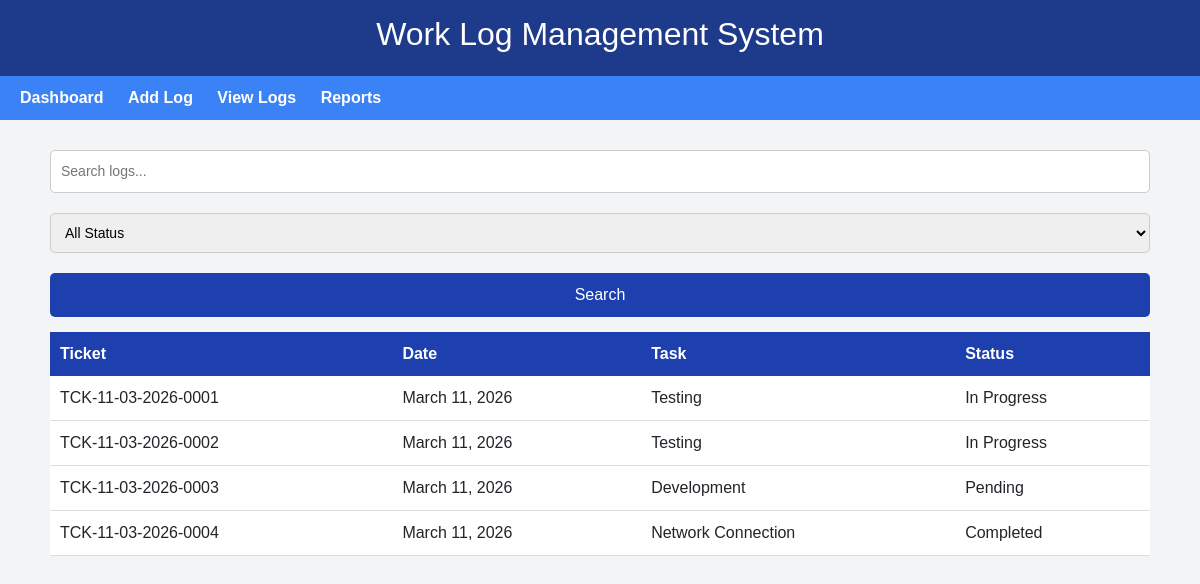
The app's page /view/ (signed in) with its own data.
### work_log/models.py (models this page shows, shortened)
class WorkLog(models.Model):
    STATUS_CHOICES = [
        ('Pending', 'Pending'),
        ('In Progress', 'In Progress'),
        ('Completed', 'Completed'),
    ]
    ticket_id = models.CharField(max_length=20, unique=True, blank=True)
    date = models.DateField(auto_now_add=True)
    employee = models.ForeignKey(User, on_delete=models.CASCADE)
    task = models.CharField(max_length=255)
    location = models.CharField(max_length=255, blank=True, null=True)
    problem = models.TextField(blank=True, null=True)
    solution = models.TextField(blank=True, null=True)
    status = models.CharField(max_length=20, choices=STATUS_CHOICES)
    remarks = models.TextField(blank=True, null=True)

### work_log/views.py (the view, shortened to what this page needs)
# urls.py: path('view/', views.viewLogs, name='viewLogs'),
@login_required
def viewLogs(request):
    logs = WorkLog.objects.all().order_by('-date')
    search = request.GET.get('search')
    status = request.GET.get('status')
    if status:
        logs = logs.filter(status=status)
    return render(request, 'logs/viewLog.html', {"title": "viewLogs" , "logs": logs})

### work_log/templates/logs/viewLog.html (shortened to what this page needs)
{% extends 'logs/base.html' %}
{% load static %}
{% block content %}
<div class="search-box">
<form method="GET">
<input type="text" name="search" placeholder="Search logs..." value="{{ request.GET.search }}">
<select name="status">
<option value="">All Status</option>
</select>
<button type="submit">Search</button>
</form>
</div>
      <table>
<tr>
<th>Ticket</th>
<th>Date</th>
<th>Task</th>
<th>Status</th>
</tr>
{% for log in logs %}
<tr>
<td>{{ log.ticket_id }}</td>
<td>{{ log.date }}</td>
<td>{{ log.task }}</td>
<td>{{ log.status }}</td>
</tr>
{% endfor %}
</table>
    </div>
{% endblock %}

### work_log/templates/logs/base.html (shortened to what this page needs)
{% load static %}
<!doctype html>
<html lang="en">
  <head>
    <link
      href="https://cdn.jsdelivr.net/npm/bootstrap@5.3.8/dist/css/bootstrap.min.css"
      rel="stylesheet"
    />
    <link rel="stylesheet" href="{% static 'logs/css/styles.css' %}" />
  </head>
  <body>
    <header>
      <h2>Work Log Management System</h2>
    </header>
    <nav>
      <a href="{% url 'logs:dashboard' %}">Dashboard</a>
      <a href="{% url 'logs:addLog' %}">Add Log</a>
      <a href="{% url 'logs:viewLogs' %}">View Logs</a>
      <a href="{% url 'logs:reports' %}">Reports</a>
    </nav>
    <div class="container">
        {% block content %}
        {% endblock %}
  </body>
</html>

### accounts/static/accounts/styles.css (style rules this page uses)
body { font-family: Arial; background:#f3f4f6; margin:0; }
header { background:#1E3A8A; color:white; padding:15px; text-align:center; }
nav { background:#3B82F6; padding:10px; }
nav a { color:white; margin:10px; text-decoration:none; font-weight:bold; }
.container { padding:20px; }
.search-box { margin-bottom:15px; }
input, select { padding:8px; margin-right:10px; }
table { width:100%; border-collapse:collapse; background:white; }
th { background:#1E40AF; color:white; padding:10px; }
td { padding:10px; border-bottom:1px solid #ddd; }
button { padding:5px 10px; border:none; border-radius:4px; cursor:pointer; }
input[type="text"], input[type="email"], input[type="password"], select { width:100%; padding:10px; margin:10px 0; border:1px solid #ccc; border-radius:5px; font-size:14px; }
button { width:100%; padding:10px; background:#1E40AF; color:white; border:none; border-radius:5px; cursor:pointer; margin-top:10px; }

### records on screen
WorkLog: ticket_id "TCK-11-03-2026-0001", date "March 11, 2026", task "Testing", status "In Progress"
WorkLog: ticket_id "TCK-11-03-2026-0002", date "March 11, 2026", task "Testing", status "In Progress"
WorkLog: ticket_id "TCK-11-03-2026-0003", date "March 11, 2026", task "Development", status "Pending"
WorkLog: ticket_id "TCK-11-03-2026-0004", date "March 11, 2026", task "Network Connection", status "Completed"
